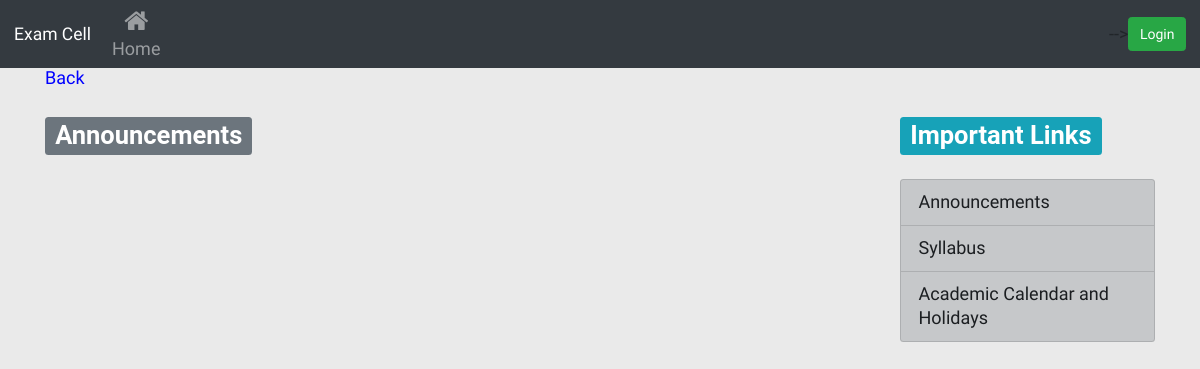
Before: /announcements/ with the older database file.
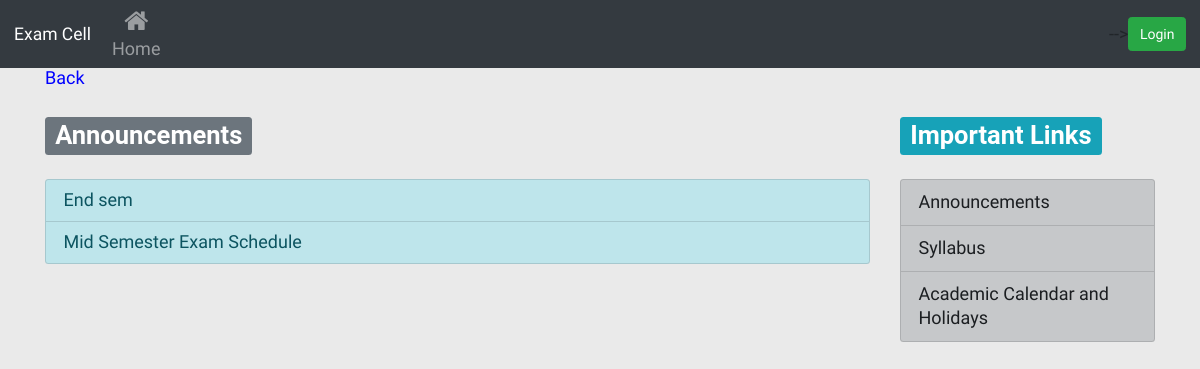
After: the same page with the newer database file.
### faculty/models.py (models this page shows, shortened)
class Announcements(models.Model):
	title = models.CharField(max_length=100,verbose_name = "Title")
	file = models.FileField(upload_to='uploads/%Y %m %d/',blank=True)
	class Meta:
		verbose_name_plural = "Announcements"

### exam/views.py (the view)
# urls.py: path('announcements/', views.announcements, name= 'announcements'),
def announcements(request):
	query = Announcements.objects.all().order_by('-id')
	return render(request,"exam/announcements.html",{"announcements":query})

### exam/templates/exam/announcements.html (shortened to what this page needs)
{% extends 'exam/base.html' %}
{% block content %}
{% load static %}
<!DOCTYPE html>
<html>
<head>
</head>
<body>
	<a href="{% url 'result' %}" style="color:blue;">Back</a>
	<h3> <span class="badge badge-secondary">Announcements</span></h3>
	<div class="list-group">
	{% for announce in announcements %}
		{% if announce.file %}
			<a href="/{{ announce.file }}/" class="list-group-item list-group-item-action list-group-item-info">{{ announce.title }}</a>
		{% else %}
			<a class="list-group-item">{{ announce.title }}</a>
		{% endif %}
	{% endfor %}
	</div>
</body>
</html>
{%endblock content%}

Changed rows visible on the page:
added Announcements: title "End sem"
added Announcements: title "Mid Semester Exam Schedule"
